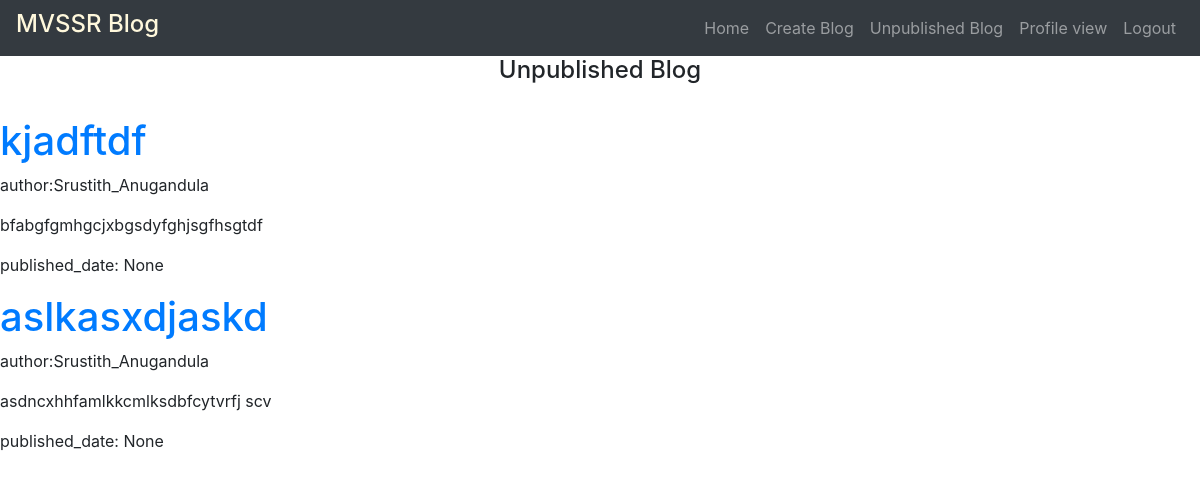
The page /unpublished_article/ on the database its author committed.
### app_article/models.py (models this page shows, shortened)
class ArticleModel(models.Model):
    author = models.ForeignKey(User, on_delete=models.CASCADE)
    topic = models.CharField(max_length=20, choices=(
        ('arch', 'Architecture'),
        ('news','News'),
        ('heal', 'Health'),
        ('politics','Politics'),
        ('sports','Sports'),
        ('beauty','Beautytips'),
        ('other','Others')
    ))
    title = models.CharField(max_length=500)
    data = models.TextField(max_length=1000,blank=True,null=True)
    created_on = models.DateTimeField(auto_now=True)
    published_date = models.DateTimeField(blank=True, null=True)

### app_article/views.py (the view)
# urls.py: path('unpublished_article/', views.unpublished_article, name ='unpublished_article'),
def unpublished_article(request):
    articles= ArticleModel.objects.filter(published_date__isnull=True)
    return render(request,'article/unpublished_article.html',{'articles':articles})

### templates/article/unpublished_article.html (shortened to what this page needs)
<!DOCTYPE html>
<html lang="en">
<head>
    <link rel="stylesheet" href= "https://maxcdn.bootstrapcdn.com/bootstrap/4.4.1/css/bootstrap.min.css">
</head>
<body>
    <nav class="navbar navbar-expand-sm bg-dark navbar-dark">
        <h4 style="color: cornsilk;">MVSSR Blog</h4>
		<ul class="navbar-nav ml-auto">
            <li  class="nav-item">
				<a class="nav-link" href="#">
				Home
				</a>
            <li class="nav-item">
				<a class="nav-link" href="/article_create/">Create Blog</a>
			</li>
			<li class="nav-item">
				<a class="nav-link" href="/unpublished_article/">Unpublished Blog</a>
			</li>
			<li class="nav-item">
				<a class="nav-link" href="/update_profile/">Profile view</a>
			</li>
			<li class="nav-item">
				<a class="nav-link" href="/logout/">Logout</a>
			</li>
		</ul>
	</nav>
<center><h4>Unpublished Blog</h4></center><br>
{% for article in articles %}
    <h1><a href="{% url 'article_preview' pk=article.pk %}"> {{article.title}}</a></h1>
    <p>author:{{article.author}}</p>
    <p>{{article.data}}</p>
    <p>published_date: {{article.published_date}}</p>
{% endfor %}
</body>
</html>

### rows shown on the page
ArticleModel: title "kjadftdf", author "Srustith_Anugandula", data "bfabgfgmhgcjxbgsdyfghjsgfhsgtdf", published_date "None"
ArticleModel: title "aslkasxdjaskd", author "Srustith_Anugandula", data "asdncxhhfamlkkcmlksdbfcytvrfj scv", published_date "None"
